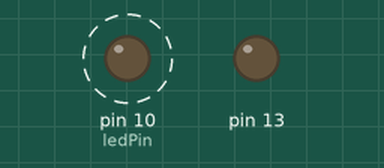
Simulated run of this sketch. Board: Arduino Uno, built with avr-gcc and run on an emulated ATmega328P. Parts: output pins drawn as LEDs (lit = HIGH). Dashed ring = blinking.

Above: at 0.2 s.
Timing chart, 0 to 3.0 s (numbered marks = the images above):
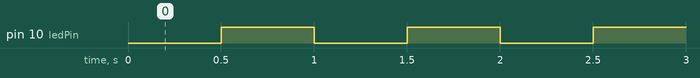

Measured:
- by itself, pin 10 (ledPin): alternates HIGH for 0.50 s and LOW for 0.50 s

The sketch:

blinkingLedWithMillis.ino
```cpp
const int ledPin = 10;
unsigned long previousMillis = 0;
const long blinkInterval = 500;
int ledState = LOW;

void blink(int);

void setup() {
  pinMode(13, OUTPUT);
  pinMode(ledPin, OUTPUT);
  digitalWrite(13, LOW);
  // put your setup code here, to run once:

}

void loop() {
  blink(ledPin);
  // put your main code here, to run repeatedly:

}

void blink(int pin) {
  unsigned long currentMillis = millis();
  if(currentMillis - previousMillis >= blinkInterval) {
    previousMillis = currentMillis;
    digitalWrite(pin, (ledState = ledState==LOW?HIGH:LOW));
  }
}
```
